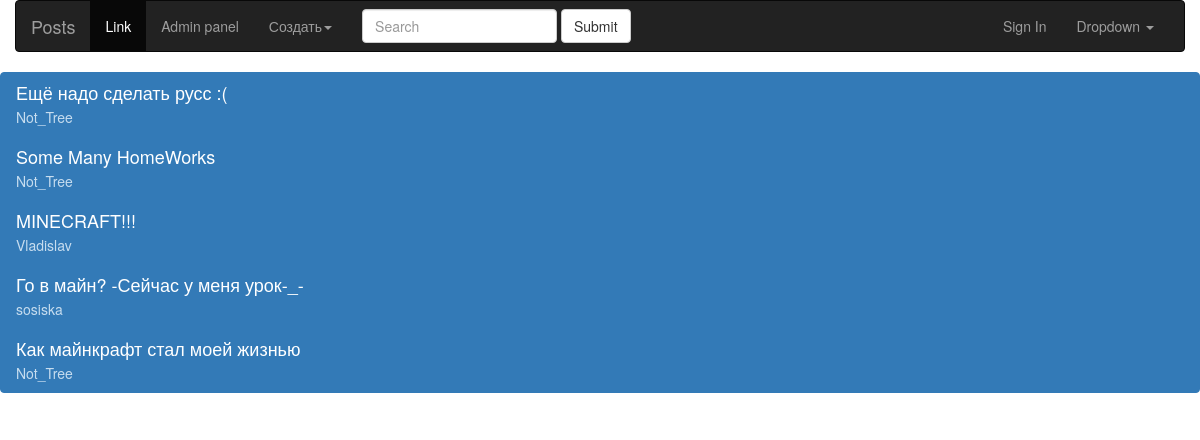
The app's page /, older data.
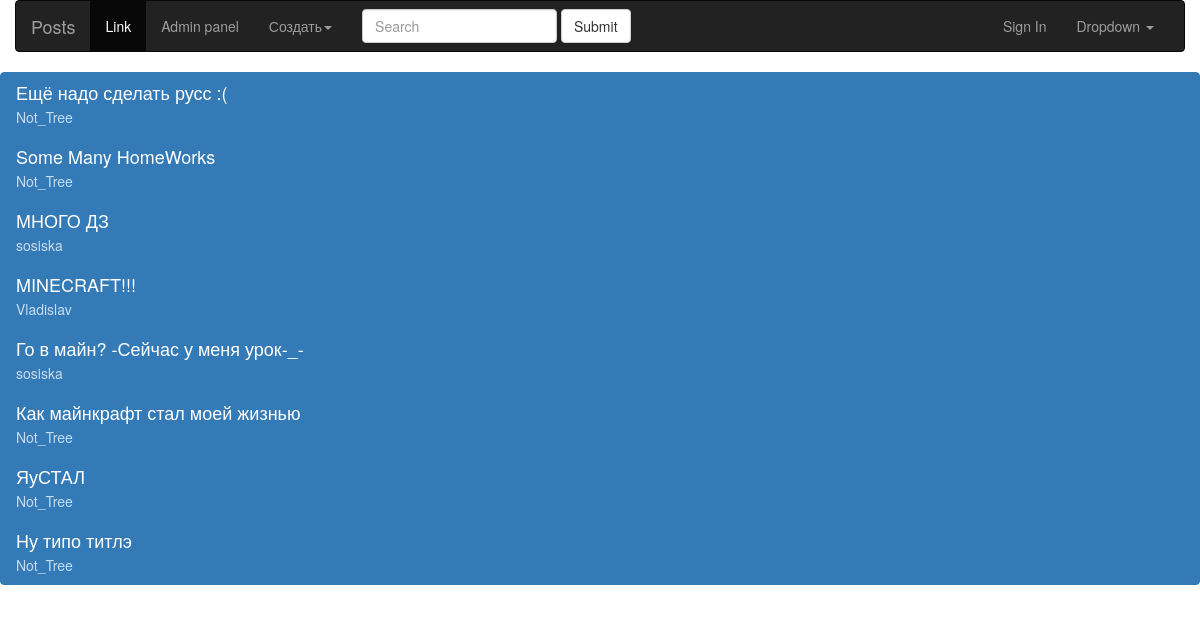
The same page, newer data.
### post/models.py (models this page shows, shortened)
class LikeMixin:
    def like(self):
        self.likes += 1
        if self.likes % 10 == 0 and self.priopity < 100:
            self.priopity += 1                                  #1000 лайков до максимума  ❤999 == 100 priority

class Post(LikeMixin, models.Model):
    author = models.ForeignKey(Author, on_delete=models.CASCADE)
    tags = models.ManyToManyField(Tag)
    title = models.TextField(max_length=128, blank=False)
    slug = models.SlugField(max_length=128, unique=True)
    content = models.TextField(max_length=4096, blank=False)
    priopity = models.PositiveIntegerField(default=2, validators=(MaxValueValidator(100.0), ))
    likes = models.PositiveIntegerField(default=0)

class Author(LikeMixin, models.Model):
    user = models.OneToOneField(User, on_delete=models.CASCADE)
    priopity = models.PositiveIntegerField(default=2, validators=(MaxValueValidator(100.0), ))
    likes = models.PositiveIntegerField(default=0)
    def __str__(self):
        return self.user.username

### post/views.py (the view)
# urls.py: path('', PostsView.as_view(), name="post_api_url"),
class PostsView(View):
    def get(self, request):
        posts = None
        if request.GET.get('tag', False) and request.GET.get('author', False):
            posts = Post.objects.filter(
                tags__name__iexact=request.GET['tag'],
                author__user__username__iexact=request.GET['author']
            )
        elif request.GET.get('tag', False):
            posts = Post.objects.filter(tags__name__icontains=request.GET['tag'])
        elif request.GET.get('author', False):
            posts = Post.objects.filter(author__user__username__icontains=request.GET['author'])
        elif request.GET.get('search', False):
            posts = Post.objects.filter(
                Q(author__user__username__icontains=request.GET['search']) |
                Q(tags__name__icontains=request.GET['search'])
            )
        else:
            posts = Post.objects.all()
        posts = posts.order_by('likes').reverse()
        return render(request, 'post/index.html', context= {"posts" : posts})

### post/templates/post/index.html (shortened to what this page needs)
{% extends 'base.html' %}
{% block content %}
  <main>
      <div class="row">
          <div class="list-group">
              {% for post in posts %}
                  <a href="post/{{ post.slug }}" class="list-group-item active">
                  <h4 class="list-group-item-heading">{{ post.title }}</h4>
                  <p class="list-group-item-text">{{ post.author }}</p>
                  </a>
              {% endfor %}
            </div>
      </div>
  </main>
{% endblock content %}

Row changes from the older to the newer data that the page shows:
added Post: title "МНОГО ДЗ", author "sosiska"
added Post: title "ЯуСТАЛ", author "Not_Tree"
added Post: title "Ну типо титлэ", author "Not_Tree"
